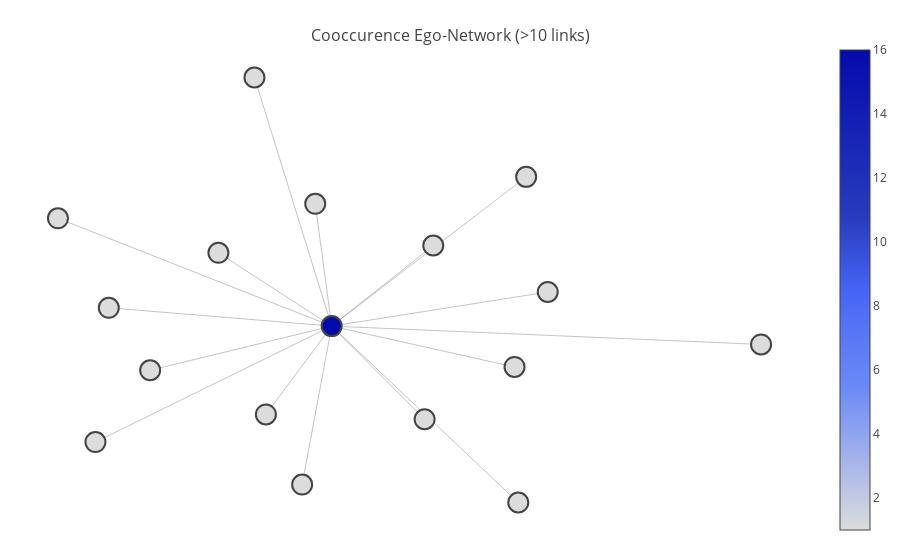

Write notebook code for a chart like this one.
### Code cell
#----------------------------------------
# Co-occurence Network (>10 links)
#----------------------------------------
#G   = createGraph(data_dict, name='GeneX')
#pos = nx.spring_layout(G, k=.5, iterations=50)
#fig = updateNetwork(G, 
#                    pos, 
#                    'Co-occurence Network (>10 links)')
#-----------------------------------------
#iplot(fig)
#-----------------------------------------


#--------------------------------------------------
# Co-occurence Ego-Network (>10 links)
#--------------------------------------------------
G = createGraph(data_dict, name='GeneX', weight=1)
Node = 'Gene1'
D   = nx.ego_graph(G,Node)
pos = nx.spring_layout(D, k=.5, iterations=50)
fig = updateNetwork(D, pos,
                   'Cooccurence Ego-Network (>10 links)',
                    clrScale='Blues')
iplot(fig)
#------------------------------------------------------

### Figure 1 — Plotly figure (JSON) as saved in the notebook; plotly's stock layout.template omitted (floating-point values rounded to 4 significant figures)
{"data": [{"hoverinfo": "none", "line": {"color": "#888", "width": 0.5}, "mode": "lines", "type": "scatter", "uid": "936bc1cd-b912-4531-aea1-37debfbdd22a", "x": [-0.1836, -0.02632, null, -0.06562, -0.02632, null, 0.2165, -0.02632, null, 1, -0.02632, null, 0.4901, -0.02632, null, -0.2109, -0.02632, null, -0.4602, -0.02632, null, 0.4107, -0.02632, null, -0.2971, -0.02632, null, -0.591, -0.02632, null, 0.1958, -0.02632, null, -0.02632, -0.5591, null, -0.02632, -0.6806, null, -0.02632, 0.4197, null, -0.02632, 0.4386, null, -0.02632, -0.09691, null], "y": [-0.3831, -0.02367, null, 0.474, -0.02367, null, 0.3044, -0.02367, null, -0.0982, -0.02367, null, 0.1151, -0.02367, null, 0.9879, -0.02367, null, -0.2032, -0.02367, null, -0.1899, -0.02367, null, 0.2748, -0.02367, null, -0.4954, -0.02367, null, -0.4026, -0.02367, null, -0.02367, 0.05094, null, -0.02367, 0.4151, null, -0.02367, -0.7414, null, -0.02367, 0.5837, null, -0.02367, -0.6684, null]}, {"hoverinfo": "text", "marker": {"color": [1, 1, 1, 1, 1, 1, 1, 1, 1, 1, 1, 16, 1, 1, 1, 1, 1], "colorscale": "Blues", "line": {"width": 2}, "reversescale": true, "showscale": true, "size": 20, "symbol": "circle"}, "mode": "markers", "text": ["Gene2", "Gene7", "Gene12", "Gene8", "Gene10", "Gene15", "Gene17", "Gene3", "Gene11", "Gene18", "Gene16", "Gene1", "Gene13", "Gene14", "Gene5", "Gene4", "Gene6"], "type": "scatter", "uid": "a51b3a75-8d81-43fa-802f-b0a8f0563bc3", "x": [-0.1836, -0.06562, 0.2165, 1, 0.4901, -0.2109, -0.4602, 0.4107, -0.2971, -0.591, 0.1958, -0.02632, 0.4386, -0.09691, -0.6806, -0.5591, 0.4197], "y": [-0.3831, 0.474, 0.3044, -0.0982, 0.1151, 0.9879, -0.2032, -0.1899, 0.2748, -0.4954, -0.4026, -0.02367, 0.5837, -0.6684, 0.4151, 0.05094, -0.7414]}], "layout": {"hovermode": "closest", "margin": {"b": 20, "l": 5, "r": 5, "t": 40}, "showlegend": false, "title": {"font": {"size": 16}, "text": "<br>Cooccurence Ego-Network (>10 links)"}, "xaxis": {"showgrid": false, "showticklabels": false, "zeroline": false}, "yaxis": {"showgrid": false, "showticklabels": false, "zeroline": false}}}
